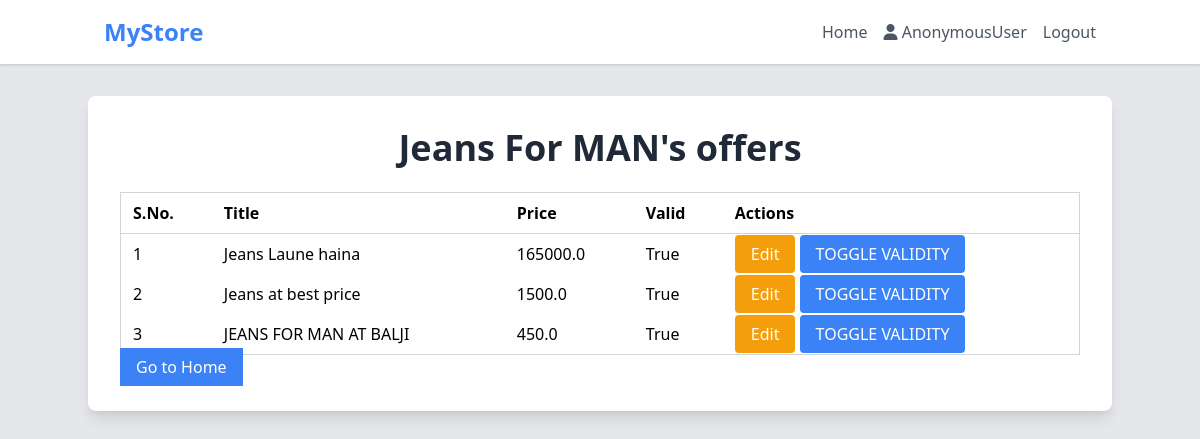
Screenshot of /productoffer/6 with the database file from the repository.
### geoapp/models.py (models this page shows, shortened)
class Product(models.Model):
    productOwner = models.ForeignKey(Shop,on_delete = models.CASCADE)
    productName = models.CharField(max_length = 50)
    productPrice = models.FloatField()
    productCategory = models.CharField(max_length = 20,default="Electronics",choices = (
        ("Electronics","Electronics"),
        ("Fashion","Fashion"),
        ("Drinks","Drinks"),
        ("Furniture","Furniture")
    ))
    productImage = models.ImageField(upload_to='productImages/',default='productImages/product_placeholder.png',null=True)

class Offer(models.Model):
    product = models.ForeignKey(Product,on_delete = models.CASCADE)
    offeredby = models.ForeignKey(Shop,on_delete=models.CASCADE)
    offerTitle = models.CharField(max_length = 500,blank = True,null = True)
    offerprice = models.FloatField()
    is_valid = models.BooleanField(default = False,null = True,blank = True)

### geoapp/views.py (the view)
# urls.py: path('productoffer/<int:pk>',views.ProductOffer,name='ProductOffer'),
def ProductOffer(request,pk):
    product = Product.objects.get(pk = pk)
    offers = Offer.objects.filter(product = product)
    return render(request,'ProductOffer.html',{'offers':offers,'product':product})

### geoapp/templates/ProductOffer.html (shortened to what this page needs)
{% extends 'base.html' %}
{% block content %}
    <div class="container mx-auto mt-8 p-8 bg-white rounded-lg shadow-lg">
            <h1 class="text-4xl font-bold text-center mb-6 text-gray-800">{{product.productName}}'s offers</h1>
            <div class="overflow-x-auto mt-6">
                <table class="min-w-full border border-gray-300 divide-y divide-gray-300">
                    <thead>
                        <tr>
                            <th class="py-2 px-3 text-left">S.No.</th>
                            <th class="py-2 px-3 text-left">Title</th>
                            <th class="py-2 px-3 text-left">Price</th>
                            <th class="py-2 px-3 text-left">Valid</th>
                            <th class="py-2 px-3 text-left">Actions</th>
                        </tr>
                    </thead>
                    <tbody class="space-y-2">
                        {% for offer in offers %}
                            <tr>
                                <td class="py-2 px-3">{{ forloop.counter }}</td>
                                <td class="py-2 px-3">{{ offer.offerTitle }}</td>
                                <td class="py-2 px-3">{{ offer.offerprice }}</td>
                                <td class="py-2 px-3">{{ offer.is_valid }}</td>
                                <td class="py-2 px-3">
                                    <a class="bg-yellow-500 text-white px-4 py-2 rounded" href="{% url 'edit_offer' offer.id %}">Edit</a>
                                    <a class="bg-blue-500 text-white px-4 py-2 rounded" href="{% url 'offer_toggle' offer.id %}">TOGGLE VALIDITY</a>
                                </td>
                            </tr>
                        {% endfor %}
                    </tbody>
                </table>
            </div>
            <a href="/" class="py-2 px-4 bg-blue-500 text-white mt-2">Go to Home</a>
    </div>
{% endblock %}

### rows the page displays
Product: productName "Jeans For MAN"
Offer: offerTitle "Jeans Laune haina", offerprice "165000.0", is_valid "True"
Offer: offerTitle "Jeans at best price", offerprice "1500.0", is_valid "True"
Offer: offerTitle "JEANS FOR MAN AT BALJI", offerprice "450.0", is_valid "True"

### other values shown
{{ request.user }} "AnonymousUser"
